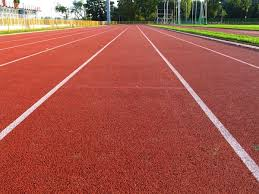
#> input picture test_image/images.jpg, 259 x 194 px, given in place of the camera
$ python linedetection1.py
#> lines starting #> are read from the running program, lines starting #| are printed output that depends on the picture; after the words box and inside, x2 and y2 are one past the last pixel; in counts of white or black regions, pixels touching at a corner belong together; long printed decimals are rounded
from cv2 import cv2
import numpy as np
import matplotlib.pylab as plt
import math
import logging
import sys
import datetime
import pandas as pd
from sklearn.cluster import KMeans
from operator import itemgetter


def region_interest(photo,vertices):
    mask = np.zeros_like(photo)
    match_mask_color = 255
    cv2.fillPoly(mask, vertices, match_mask_color)
    masked_image = cv2.bitwise_and(photo, mask)
    return masked_image

def drawline(photo, lines):
    photo = np.copy(photo)
    line_image = np.zeros((photo.shape),dtype = np.uint8)
    for line in lines:
        x1,y1,x2,y2 = line.reshape(4)
        cv2.line(line_image,(x1,y1),(x2,y2),(0,255,0),thickness=2)
    return line_image

def do_canny(photo):
    blur = cv2.GaussianBlur(photo, (5,5), 0)
    return cv2.Canny(blur,100,200)

def cluster(List):
    df = pd.DataFrame(List)
    model = KMeans(n_clusters = 2)
    model.fit(df)
    return model.cluster_centers_


def average_slope_intercept(photo,lines):
    left = []
    right = []
    boundary = 1/3
    left_region_boundary = width * (1 - boundary)  # left lane line segment should be on left 2/3 of the screen
    right_region_boundary = width * boundary # right lane line segment should be on left 2/3 of the screen
    for line in lines:
        x1,y1,x2,y2 = line.reshape(4)
        parameter = np.polyfit((x1,x2),(y1,y2),1)
        slope = parameter[0]
        intercept = parameter[1]
        if slope < -0.5:
            if x1 < left_region_boundary and x2 < left_region_boundary:
                left.append(np.array([slope,intercept]))
        elif slope > 0.5:
            if x1 > right_region_boundary and x2 > right_region_boundary:
                right.append(np.array([slope,intercept]))

    left = np.array(left)
    right = np.array(right)

    detLine = []

    if(len(left) > 0):
        try:
            leftLines = cluster(left)
        except:
            leftLines = [np.average(left, axis=0)]
        print("LL")
        print(leftLines)
        for l in leftLines:
            print(l)
            detLine.append(make_coordinate(l))

    if(len(right) > 0):
        try:
            rightLines = cluster(right)
        except:
            rightLines = [np.average(right, axis=0)]
        print("RL")
        print(rightLines)

        for r in rightLines:
            print(r)
            detLine.append(make_coordinate(r))


    '''


    try:
        left_lines = cluster(left)
        right_lines = cluster(right)
        left_line_0 = make_coordinate(left_lines[0])
        left_line_1 = make_coordinate(left_lines[1])
        right_line_0 = make_coordinate(right_lines[0])
        right_line_1 = make_coordinate(right_lines[1])
        lines = np.array([left_line_0,left_line_1,right_line_0,right_line_1])
    except:
        try:
            left_lines = cluster(left)
            right_lines = np.average(right,axis=0)
            left_line_0 = make_coordinate(left_lines[0])
            left_line_1 = make_coordinate(left_lines[1])
            right_average = make_coordinate(right_lines)
            lines = np.array([left_line_0,left_line_1,right_average])
        except:
            try:
                left_lines = np.average(left,axis=0)
                right_lines = cluster(right)
                right_line_0 = make_coordinate(right_lines[0])
                right_line_1 = make_coordinate(right_lines[1])
                left_average = make_coordinate(left_lines)
                lines = np.array([left_average,right_line_0,right_line_1])
            except:
                left_average = np.average(left,axis=0)
                right_average = np.average(right,axis=0)
                left_average_coordinates = make_coordinate(left_average)
                right_average_coordinates = make_coordinate(right_average)
                lines = np.array([left_average_coordinates,right_average_coordinates])
    '''
    lines = detLine
    lines = sorted(lines, key=itemgetter(0))
    return lines

def make_coordinate(line_parameter):
    slope = line_parameter[0]
    intercept = line_parameter[1]
    y1 = height
    y2 = int(height/2)
    x1 = int((y1-intercept)/slope)
    x2 = int((y2-intercept)/slope)
    return np.array([x1,y1,x2,y2])

def compute_steering_angle(lane_lines):

    if(len(lane_lines) < 2):
        return 0.0

    print(len(lane_lines))

    if len(lane_lines) == 2:
        _, _, left_x2, _ = lane_lines[0]
        _, _, right_x2, _ = lane_lines[1]
    elif len(lane_lines) == 3:
        _,_,lx2,_ = lane_lines[0]
        x1,_,x2,_ = lane_lines[1]
        _,_,rx2,_ = lane_lines[2]
        left_x2 = lx2
        right_x2 = rx2
        if x1 < x2:
            left_x2 = x2
        else:
            right_x2 = x2
    else:
        print(f"Len: {len(lane_lines)}")
        _,_,_,_ = lane_lines[0]
        _,_,left_1x2,_ = lane_lines[1]
        _,_,right_0x2,_ = lane_lines[2]
        _,_,_,_ = lane_lines[3]
        left_x2 = left_1x2
        right_x2 = right_0x2
    camera_mid_offset_percent = 0.00 # 0.0 means car pointing to center, -0.03: car is centered to left, +0.03 means car pointing to right
    mid = int(width / 2 * (1 + camera_mid_offset_percent))
    x_offset = (left_x2 + right_x2) / 2 - mid
    y_offset = int(height / 2)*-1
    angle_to_mid_radian = math.atan(x_offset / y_offset)  # angle (in radian) to center vertical line
    angle_to_mid_deg = int(angle_to_mid_radian * 180.0 / math.pi)  # angle (in degrees) to center vertical line
    steering_angle = angle_to_mid_deg + 90  # this is the steering angle needed by picar front wheel
    return steering_angle

def display_heading_line(frame, steering_angle, line_color=(126, 126, 126), line_width=5 ):
    heading_image = np.zeros_like(frame)
    height, width, _ = frame.shape
    steering_angle_radian = steering_angle / 180.0 * math.pi
    x1 = int(width / 2)
    y1 = height
    try:
        x2 = int(x1 + height / 2 / math.tan(steering_angle_radian))
    except:
        x2 = x1
    y2 = int(height / 2)
    return cv2.line(heading_image, (x1, y1), (x2, y2), line_color, line_width)

def check_hwv(image):
    height = image.shape[0]
    width = image.shape[1]
    vertices = [
        (0,height),
        (0,height*2/3),
        (width*1/3,height*1/3),
        (width*2/3,height*1/3),
        (width,height*2/3),
        (width,height)
    ]
    return np.array(height),np.array(width),np.array(vertices)

def test_image(photo):
    image = cv2.cvtColor((photo),cv2.COLOR_BGR2RGB)
    canny_image = do_canny(cv2.cvtColor(image,cv2.COLOR_RGB2GRAY))
    crop_img = region_interest(canny_image,np.array([vertices],np.int32))
    lines = cv2.HoughLinesP(crop_img,3,np.pi/180,100,np.array([]),minLineLength=70,maxLineGap=50)
    if(lines is None):
        cv2.imshow("combine", photo)
        return
    line_image = drawline(image,average_slope_intercept(photo,lines))
    angle = compute_steering_angle(average_slope_intercept(photo,lines))
    image_with_lines = cv2.addWeighted(photo,0.8,line_image,1,1)
    image_with_direction_line = cv2.addWeighted(image_with_lines,0.8,display_heading_line(image,angle),1,1)
    cv2.putText(image_with_direction_line, "steering angle: " + str(angle), (10,50), cv2.FONT_HERSHEY_SIMPLEX, 0.8, (255, 255, 0), 2, cv2.LINE_AA)
    return cv2.imshow("combine",image_with_direction_line)

if __name__ == '__main__':


    '''photo = cv2.imread("images_3.png")
    height,width,vertices = check_hwv(photo)
    test_image(photo)'''

    cam = cv2.VideoCapture(-1)
    while(True):
        ret, frame = cam.read()
#> frame is the input picture: shape (194, 259, 3); mean B, G, R 72.3, 85.2, 162.1
        height,width,vertices = check_hwv(frame)
#> height = 194; width = 259; vertices = [[0, 194], [0, 129.3], [86.33, 64.67], [172.7, 64.67], [259, 129.3], [259, 194]]
        test_image(frame)
#> in do_canny, `blur = cv2.GaussianBlur(photo, (5,5), 0)`:
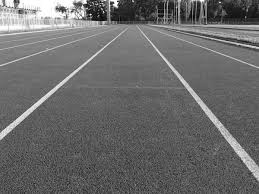
#> photo: shape (194, 259); min 1, max 255, mean 106.7
#> in do_canny, `return cv2.Canny(blur,100,200)`:
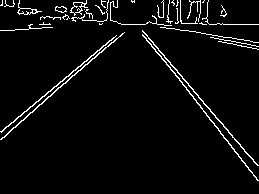
#> returned value: shape (194, 259); 4.1% white in thin lines or dots
#> in region_interest, `cv2.fillPoly(mask, vertices, match_mask_color)`:
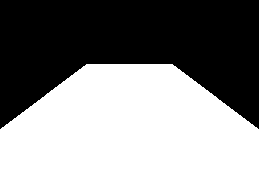
#> mask: shape (194, 259); 55.8% white; 1 black region, box (x1, y1, x2, y2) and area: (0, 0, 259, 129) 22231
#> in region_interest, `masked_image = cv2.bitwise_and(photo, mask)`:
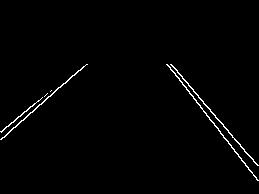
#> masked_image: shape (194, 259); 1.3% white in thin lines or dots, all inside (x1, y1, x2, y2) = (0, 64, 259, 181)
#> in test_image, `lines = cv2.HoughLinesP(crop_img,3,np.pi/180,100,np.array([]),minLineL..`: lines = [[167, 64, 258, 180], [173, 66, 256, 164], [1, 139, 87, 64]]
#> in average_slope_intercept, `left_region_boundary = width * (1 - boundary)`: left_region_boundary = 172.7
#> in average_slope_intercept, `right_region_boundary = width * boundary`: right_region_boundary = 86.33
#> the loop in average_slope_intercept, `for line in lines:` made 3 passes
#> (x1, y1, x2, y2, slope, intercept) on passes 1 to 3: (167, 64, 258, 180, 1.27, -148.9), (173, 66, 256, 164, 1.18, -138.3), (1, 139, 87, 64, -0.872, 139.9)
#> after the loop in average_slope_intercept, `for line in lines:`: left = [[-0.872, 139.9]]; right = [[1.27, -148.9], [1.18, -138.3]]
#> in cluster, `df = pd.DataFrame(List)`: df = table of 1 rows and 2 columns
#> in average_slope_intercept, `leftLines = [np.average(left, axis=0)]`: leftLines = [[-0.872, 139.9]]
#| [array([ -0.8721, 139.872])]
#> the loop in average_slope_intercept, `for l in leftLines:` made 1 pass
#> (slope in make_coordinate, intercept in make_coordinate, y1 in make_coordinate, y2 in make_coordinate, x1 in make_coordinate, x2 in make_coordinate) on pass 1: (-0.872, 139.9, 194, 97, -62, 49)
#| [ -0.8721 139.872]
#> after the loop in average_slope_intercept, `for l in leftLines:`: detLine = [[-62, 194, 49, 97]]
#> in average_slope_intercept, `rightLines = cluster(right)`: rightLines = [[1.18, -138.3], [1.27, -148.9]]
#| [[   1.181 -138.265]
#|  [   1.275 -148.879]]
#> the loop in average_slope_intercept, `for r in rightLines:` made 2 passes
#> (slope in make_coordinate, intercept in make_coordinate, y1 in make_coordinate, y2 in make_coordinate, x1 in make_coordinate, x2 in make_coordinate) on passes 1 to 2: (1.18, -138.3, 194, 97, 281, 199), (1.27, -148.9, 194, 97, 268, 192)
#| [   1.181 -138.265]
#| [   1.275 -148.879]
#> after the loop in average_slope_intercept, `for r in rightLines:`: detLine = [[-62, 194, 49, 97], [281, 194, 199, 97], [268, 194, 192, 97]]
#> in average_slope_intercept, `lines = detLine`: lines has the same summary as detLine
#> in average_slope_intercept, `lines = sorted(lines, key=itemgetter(0))`: lines = [[-62, 194, 49, 97], [268, 194, 192, 97], [281, 194, 199, 97]]
#> in drawline, `line_image = np.zeros((photo.shape),dtype = np.uint8)`: line_image: shape (194, 259, 3); every value is 0
#> the loop in drawline, `for line in lines:` made 3 passes
#> (line, x1, x2) on passes 1 to 3: ([-62, 194, 49, 97], -62, 49), ([268, 194, 192, 97], 268, 192), ([281, 194, 199, 97], 281, 199)
#> after the loop in drawline, `for line in lines:`:
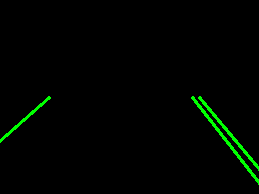
#> line_image: shape (194, 259, 3); mean R, G, B 0, 4.4, 0
#> the loop in average_slope_intercept (call 2), `for line in lines:` made 3 passes
#| [array([ -0.8721, 139.872])]
#> the loop in average_slope_intercept (call 2), `for l in leftLines:` made 1 pass
#| [ -0.8721 139.872]
#| [[   1.181 -138.265]
#|  [   1.275 -148.879]]
#> the loop in average_slope_intercept (call 2), `for r in rightLines:` made 2 passes
#| [   1.181 -138.265]
#| [   1.275 -148.879]
#| 3
#> in compute_steering_angle, `_,_,lx2,_ = lane_lines[0]`: lx2 = 49
#> in compute_steering_angle, `x1,_,x2,_ = lane_lines[1]`: x1 = 268; x2 = 192
#> in compute_steering_angle, `_,_,rx2,_ = lane_lines[2]`: rx2 = 199
#> in compute_steering_angle, `left_x2 = lx2`: left_x2 = 49
#> in compute_steering_angle, `right_x2 = rx2`: right_x2 = 199
#> in compute_steering_angle, `right_x2 = x2`: right_x2 = 192
#> in compute_steering_angle, `mid = int(width / 2 * (1 + camera_mid_offset_percent))`: mid = 129
#> in compute_steering_angle, `x_offset = (left_x2 + right_x2) / 2 - mid`: x_offset = -8.5
#> in compute_steering_angle, `y_offset = int(height / 2)*-1`: y_offset = -97
#> in compute_steering_angle, `angle_to_mid_radian = math.atan(x_offset / y_offset)`: angle_to_mid_radian = 0.0874
#> in compute_steering_angle, `angle_to_mid_deg = int(angle_to_mid_radian * 180.0 / math.pi)`: angle_to_mid_deg = 5
#> in compute_steering_angle, `steering_angle = angle_to_mid_deg + 90`: steering_angle = 95
#> in test_image, `image_with_lines = cv2.addWeighted(photo,0.8,line_image,1,1)`:
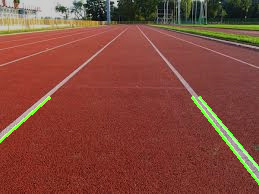
#> image_with_lines: shape (194, 259, 3); mean B, G, R 58.9, 71.9, 130.7
#> in display_heading_line, `steering_angle_radian = steering_angle / 180.0 * math.pi`: steering_angle_radian = 1.66
#> in display_heading_line, `x2 = int(x1 + height / 2 / math.tan(steering_angle_radian))`: x2 = 120
#> in display_heading_line, `return cv2.line(heading_image, (x1, y1), (x2, y2), line_color, line_wi..`: returned value: shape (194, 259, 3); values 0 (black) and 126 (white), 1.4% white; 1 white region, box (x1, y1, x2, y2) and area: (117, 94, 133, 194) 688
#> in test_image, `cv2.putText(image_with_direction_line, "steering angle: " + str(angle)..`:
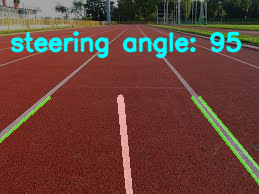
#> image_with_direction_line: shape (194, 259, 3); mean B, G, R 57.5, 67.5, 102.4

        if cv2.waitKey(1) & 0xFF == ord('q'):
#> (key q is pressed here)
            break


    #cv2.waitKey(0)
    cam.release()
    cv2.destroyAllWindows()

$ run again, on test_image/image_4.png
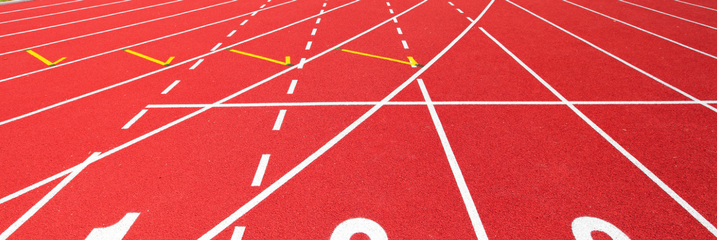
#> input picture test_image/image_4.png, 717 x 240 px, given in place of the camera
#> frame is the input picture: shape (240, 717, 3); mean B, G, R 73.5, 72.5, 227.2
#> `height,width,vertices = check_hwv(frame)`: height = 240; width = 717; vertices = [[0, 240], [0, 160], [239, 80], [478, 80], [717, 160], [717, 240]]
#> mask: shape (240, 717); 55.5% white; 1 black region, box (x1, y1, x2, y2) and area: (0, 0, 717, 160) 76520
#> masked_image: shape (240, 717); 2.3% white in thin lines or dots, all inside (x1, y1, x2, y2) = (0, 80, 717, 240)
#> in test_image, `lines = cv2.HoughLinesP(crop_img,3,np.pi/180,100,np.array([]),minLineL..`: lines = 17 rows, first 6: [69, 174, 270, 80], [248, 211, 416, 80], [201, 106, 274, 106], [320, 101, 541, 101], [0, 198, 243, 89], [586, 116, 715, 228]
#> left_region_boundary = 478
#> right_region_boundary = 239
#> the loop in average_slope_intercept, `for line in lines:` made 17 passes
#> (x1, y1, x2, y2, slope, intercept) on passes 1 to 8: (69, 174, 270, 80, -0.468, 206.3), (248, 211, 416, 80, -0.78, 404.4), (201, 106, 274, 106, -3.94e-17, 106), (320, 101, 541, 101, -3.74e-17, 101), (0, 198, 243, 89, -0.449, 198), (586, 116, 715, 228, 0.868, -392.8), (198, 239, 375, 106, -0.751, 387.8), (600, 133, 715, 236, 0.896, -404.4)
#> after the loop in average_slope_intercept, `for line in lines:`: left = [[-0.78, 404.4], [-0.751, 387.8], [-0.874, 233.9], [-0.9, 242.4], [-0.784, 404.4], [-0.875, 243]]; right = [[0.868, -392.8], [0.896, -404.4], [2.38, -926.3], [2.62, -1011.2]]
#> df = table of 6 rows and 2 columns
#> leftLines = [[-0.883, 239.8], [-0.772, 398.9]]
#| [[ -0.883 239.758]
#|  [ -0.7717 398.856]]
#> the loop in average_slope_intercept, `for l in leftLines:` made 2 passes
#> (slope in make_coordinate, intercept in make_coordinate, y1 in make_coordinate, y2 in make_coordinate, x1 in make_coordinate, x2 in make_coordinate) on passes 1 to 2: (-0.883, 239.8, 240, 120, 0, 135), (-0.772, 398.9, 240, 120, 205, 361)
#> (printed output is left out)
#> after the loop in average_slope_intercept, `for l in leftLines:`: detLine = [[0, 240, 135, 120], [205, 240, 361, 120]]
#> rightLines = [[2.5, -968.7], [0.882, -398.6]]
#| [[ 2.50064103e+00 -9.68728846e+02]
#|  [ 8.81934614e-01 -3.98583249e+02]]
#> the loop in average_slope_intercept, `for r in rightLines:` made 2 passes
#> (slope in make_coordinate, intercept in make_coordinate, y1 in make_coordinate, y2 in make_coordinate, x1 in make_coordinate, x2 in make_coordinate) on passes 1 to 2: (2.5, -968.7, 240, 120, 483, 435), (0.882, -398.6, 240, 120, 724, 588)
#> (printed output is left out)
#> after the loop in average_slope_intercept, `for r in rightLines:`: detLine = [[0, 240, 135, 120], [205, 240, 361, 120], [483, 240, 435, 120], [724, 240, 588, 120]]
#> in average_slope_intercept, `lines = detLine`: lines has the same summary as detLine
#> the loop in drawline, `for line in lines:` made 4 passes
#> (line, x1, x2) on passes 1 to 4: ([0, 240, 135, 120], 0, 135), ([205, 240, 361, 120], 205, 361), ([483, 240, 435, 120], 483, 435), ([724, 240, 588, 120], 724, 588)
#> after the loop in drawline, `for line in lines:`:
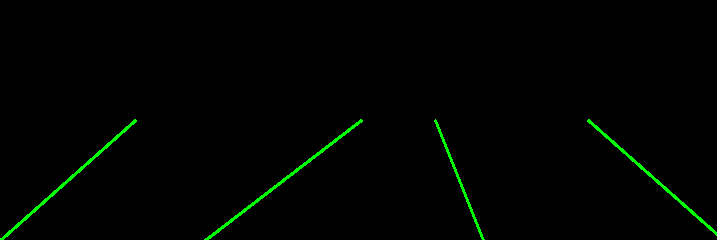
#> line_image: shape (240, 717, 3); mean R, G, B 0, 3.2, 0
#> the loop in average_slope_intercept (call 2), `for line in lines:` made 17 passes
#| [[ -0.883 239.758]
#|  [ -0.7717 398.856]]
#> the loop in average_slope_intercept (call 2), `for l in leftLines:` made 2 passes
#> (printed output is left out)
#| [[ 8.81934614e-01 -3.98583249e+02]
#|  [ 2.50064103e+00 -9.68728846e+02]]
#> the loop in average_slope_intercept (call 2), `for r in rightLines:` made 2 passes
#> (printed output is left out)
#| 4
#| Len: 4
#> left_1x2 = 361
#> right_0x2 = 435
#> left_x2 = 361
#> right_x2 = 435
#> mid = 358
#> x_offset = 40
#> y_offset = -120
#> angle_to_mid_radian = -0.322
#> angle_to_mid_deg = -18
#> steering_angle = 72
#> steering_angle_radian = 1.26
#> in display_heading_line, `x2 = int(x1 + height / 2 / math.tan(steering_angle_radian))`: x2 = 396
#> in test_image, `cv2.putText(image_with_direction_line, "steering angle: " + str(angle)..`:
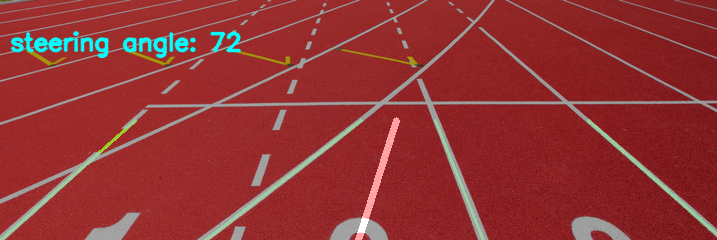
#> image_with_direction_line: shape (240, 717, 3); mean B, G, R 51.7, 51.7, 146.1
